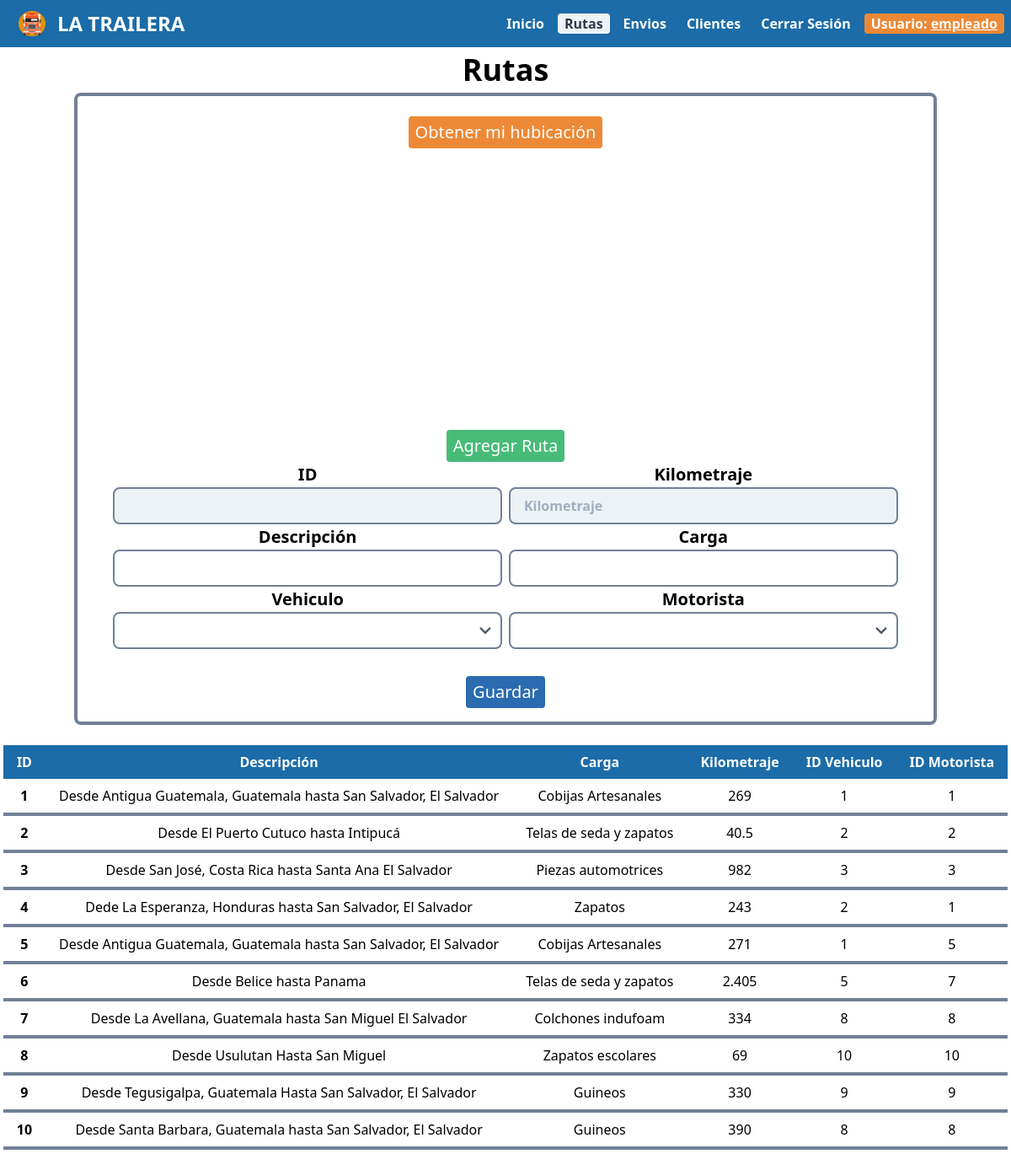
Before: /controllers/controlEmpleadoRuta.php (signed in) with the older database file.
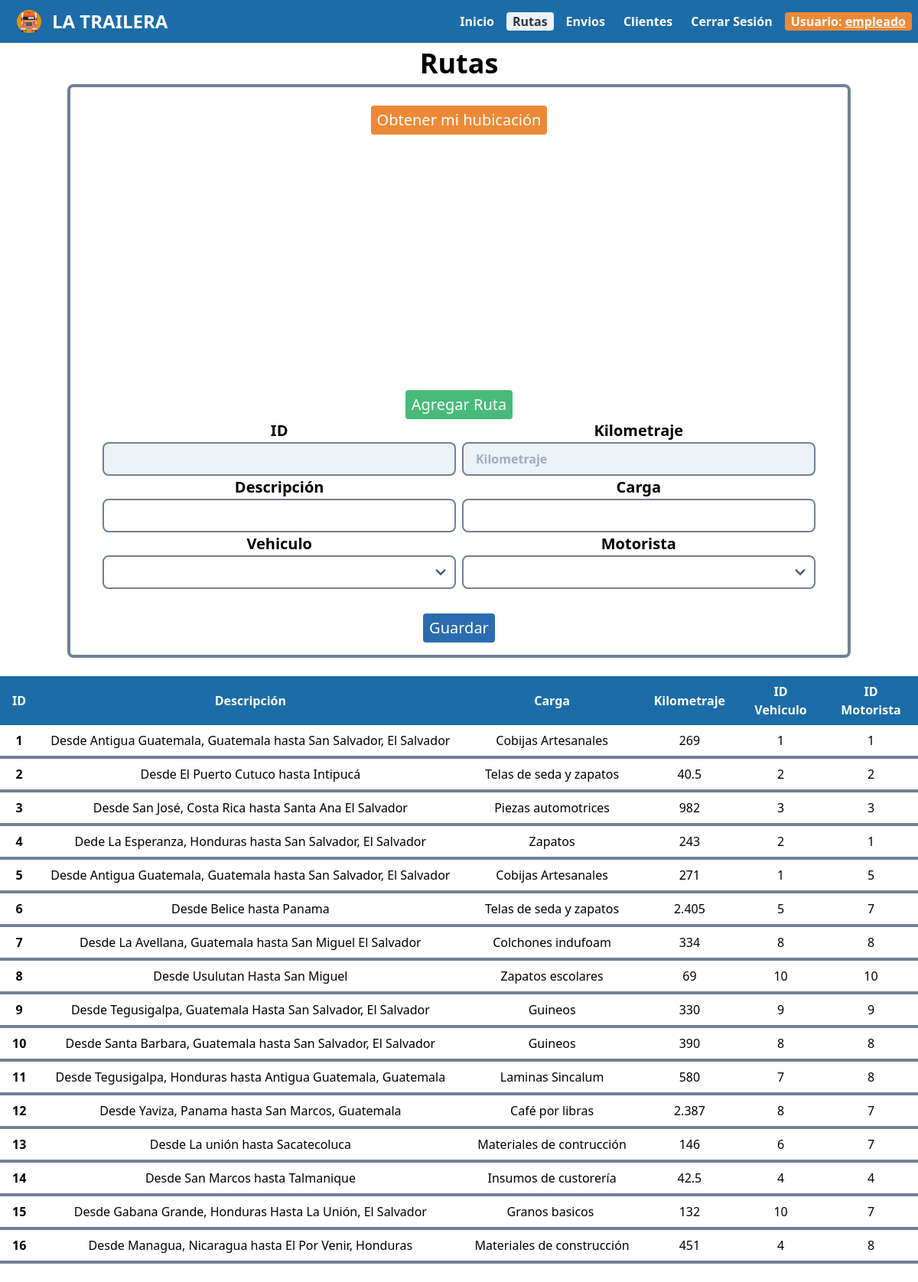
After: the same page with the newer database file.
### tables this page shows
CREATE TABLE `ruta` (
  `idRuta` int(11) NOT NULL,
  `kilometraje` double NOT NULL,
  `latPuntoA` varchar(30) NOT NULL,
  `lngPuntoA` varchar(30) NOT NULL,
  `latPuntoB` varchar(30) NOT NULL,
  `lngPuntoB` varchar(30) NOT NULL,
  `idMotorista` int(11) NOT NULL,
  `idVehiculo` int(11) NOT NULL,
  `carga` varchar(200) NOT NULL,
  `descripcion` varchar(200) NOT NULL
);

### controllers/controlEmpleadoRuta.php (called while the page is built, shortened)
<?php
	require '../models/rutaModel.php';
	$obRuta=new RutaModel();
	$datos=$obRuta->getRuta();
	require '../views/empleadoRutaVista.php';
?>

### db/conexion.php (called while the page is built, shortened)
<?php
    class Conexion {
        function __construct() {
            $this->con=new mysqli(SERVER,USER,PASSWORD,BASE);
        }
    }
?>

### models/rutaModel.php (called while the page is built, shortened)
<?php
	require '../db/conexion.php';
	require 'rutaVehi.php';
	class RutaModel extends Conexion
	{
		function getRuta(){
			$res=$this->con->query("SELECT r.idRuta, r.kilometraje, r.latPuntoA, r.lngPuntoA, r.latPuntoB, r.lngPuntoB, r.idMotorista, r.idVehiculo, r.carga, r.descripcion, v.kmRecorridos FROM ruta r INNER JOIN vehiculo v ON r.idVehiculo = v.idVehiculo");
			$r=array();
			while($row=$res->fetch_assoc()){
				$e=new RutaVehi($row["idRuta"],$row["kilometraje"],$row["latPuntoA"],$row["lngPuntoA"],$row["latPuntoB"],$row["lngPuntoB"],$row["idMotorista"],$row["idVehiculo"],$row["carga"],$row["descripcion"],$row["kmRecorridos"]);
				$r[]=$e;
			}
			return $r;
		}
	}
?>

### models/rutaVehi.php (called while the page is built, shortened)
<?php
	class RutaVehi
	{
		private $idRuta;
		private $kilometraje;
		private $idMotorista;
		private $idVehiculo;
		private $carga;
		private $descripcion;
		function __construct($idRuta,$kilometraje,$latPuntoA,$lngPuntoA,$latPuntoB,$lngPuntoB,$idMotorista,$idVehiculo,$carga,$descripcion,$kmRecorridos)
		{
			$this->idRuta=$idRuta;
			$this->kilometraje=$kilometraje;
			$this->idMotorista=$idMotorista;
			$this->idVehiculo=$idVehiculo;
			$this->carga=$carga;
			$this->descripcion=$descripcion;
		}
		function getIdRuta(){
			return $this->idRuta;
		}
		function getKilometraje(){
			return $this->kilometraje;
		}
		function getIdMotorista(){
			return $this->idMotorista;
		}
		function getIdVehiculo(){
			return $this->idVehiculo;
		}
		function getCarga(){
			return $this->carga;
		}
		function getDescripcion(){
			return $this->descripcion;
		}
	}
?>

### views/empleadoRutaVista.php (the view, shortened to what the changed rows need)
<!DOCTYPE html>
<html lang="es">
<head>
    <link rel="stylesheet" href="dependencias/tailwind.css">
    <link rel="stylesheet" href="css/menu.css">
</head>
<body>
    <?php
        require 'menu/menuEmpleado.php';
    ?>
<center class='h-auto'>
  <section class='h-auto'>
        <br>
                <table class="table-auto">
                    <thead>
                      <tr>
                        <th class='text-center text-white bg px-4 py-2'>ID</th>
                        <th class='text-center text-white bg px-4 py-2'>  Descripción  </th>
                        <th class='text-center text-white bg px-4 py-2'>Carga</th>
                        <th class='text-center text-white bg px-4 py-2'>Kilometraje</th>
                        <th class='text-center text-white bg px-4 py-2'>ID Vehiculo</th>
                        <th class='text-center text-white bg px-4 py-2'>ID Motorista</th>
                      </tr>
                    </thead>
                  <tbody>
                    <?php
                        foreach ($datos as $e) {
                            $idRuta=$e->getIdRuta();
                            $kilometraje=$e->getKilometraje();
                            $idMotorista=$e->getIdMotorista();
                            $idVehiculo=$e->getIdVehiculo();
                            $carga=str_replace(" ","&nbsp;",$e->getCarga());
                            $descripcion=str_replace(" ","&nbsp;",$e->getDescripcion());
                            echo "<tr>
                                    <td class='border-b-4 border-gray-600 rounded-lg text-center font-bold px-4 py-2'>$idRuta</td>
                                    <td class='border-b-4 border-gray-600 rounded-lg text-center px-4 py-2'>$descripcion</td>
                                    <td class='border-b-4 border-gray-600 rounded-lg text-center px-4 py-2'>$carga</td>
                                    <td class='border-b-4 border-gray-600 rounded-lg text-center px-4 py-2'>$kilometraje</td>
                                    <td class='border-b-4 border-gray-600 rounded-lg text-center px-4 py-2'>$idVehiculo</td>
                                    <td class='border-b-4 border-gray-600 rounded-lg text-center px-4 py-2'>$idMotorista</td>
                                  </tr>";
                        }
                    ?>
                  </tbody>
                 </table>
    </section>
</center>
<br>
</body>
</html>

Changed rows visible on the page:
added ruta: idRuta "11", descripcion "Desde Tegusigalpa, Honduras hasta Antigua Guatemala, Guatemala", carga "Laminas Sincalum", kilometraje "580", idVehiculo "7", idMotorista "8"
added ruta: idRuta "12", descripcion "Desde Yaviza, Panama hasta San Marcos, Guatemala", carga "Café por libras", kilometraje "2.387", idVehiculo "8", idMotorista "7"
added ruta: idRuta "13", descripcion "Desde La unión hasta Sacatecoluca", carga "Materiales de contrucción", kilometraje "146", idVehiculo "6", idMotorista "7"
added ruta: idRuta "14", descripcion "Desde San Marcos hasta Talmanique", carga "Insumos de custorería", kilometraje "42.5", idVehiculo "4", idMotorista "4"
added ruta: idRuta "15", descripcion "Desde Gabana Grande, Honduras Hasta La Unión, El Salvador", carga "Granos basicos", kilometraje "132", idVehiculo "10", idMotorista "7"
added ruta: idRuta "16", descripcion "Desde Managua, Nicaragua hasta El Por Venir, Honduras", carga "Materiales de construcción", kilometraje "451", idVehiculo "4", idMotorista "8"
